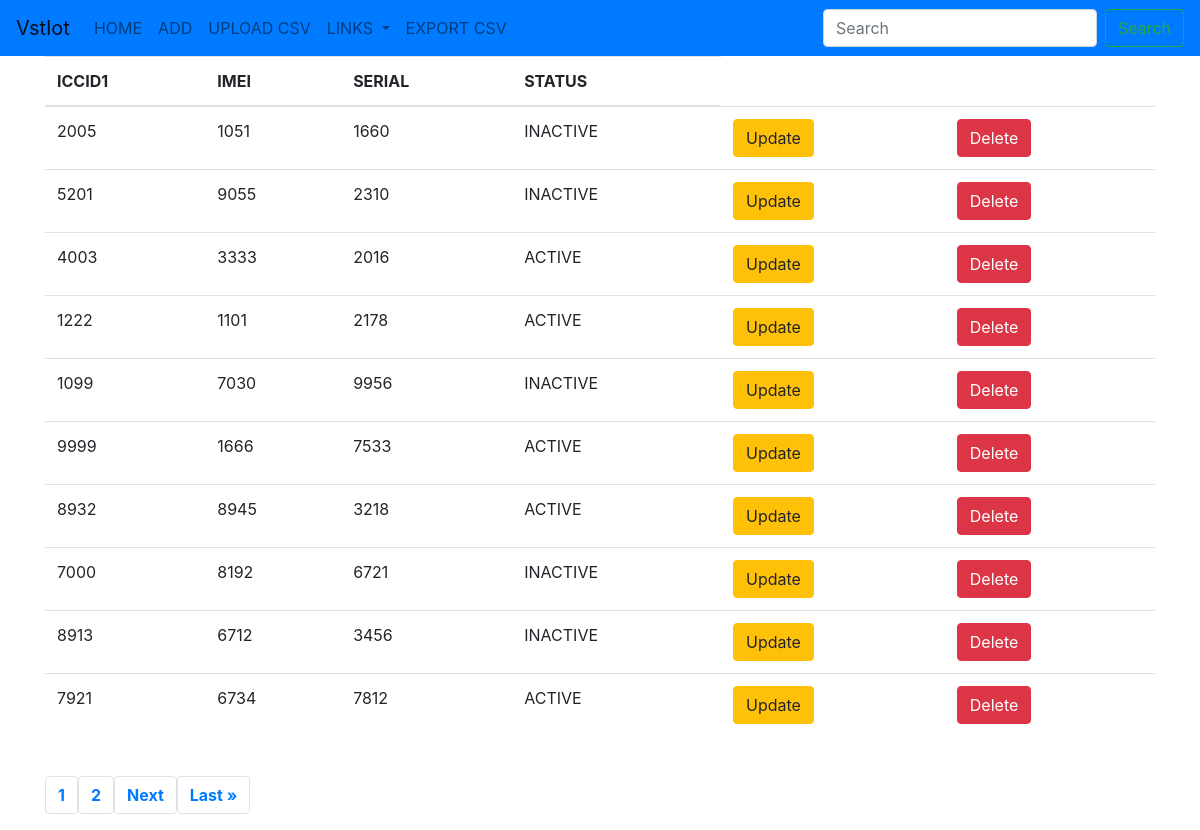
Screenshot of /branch4 with the database file from the repository.
### vstiot/models.py (models this page shows)
class Branch3(models.Model):
    iccid1 = models.CharField(max_length=50,blank=False)
    imei = models.CharField(max_length=50,blank=False)
    serial = models.CharField(max_length=50,blank=False)
    choices = (
        ('ACTIVE','active'),
        ('INACTIVE','not active'),
    )
    status = models.CharField(max_length=50,blank=False,choices=choices,default='INACTIVE')

### vstiot/views.py (the view)
# urls.py: path('branch4',branch4,name='branch4'),
def branch4(request):
    branch4 = Branch3.objects.all()
    pgs = Paginator(Branch3.objects.all(), 10)
    pags = request.GET.get('page')
    br4 = pgs.get_page(pags)
    number = "n" * br4.paginator.num_pages
    context = {
        'branch4':branch4,
        'br4':br4,
        'number':number,
    }
    return render(request,'branch4.html',context)

### templates/branch4.html (shortened to what this page needs)
{% extends 'base4.html' %}
{% block body %}
<div class="container">
    <table class="table table-hover">
        <thead>
            <tr>
                <th>ICCID1</th>
                <th>IMEI</th>
                <th>SERIAL</th>
                <th>STATUS</th>
            </tr>
        </thead>
        <tbody>
            {% for item in br4 %}
            <tr>
                <td>{{item.iccid1}}</td>
                <td>{{item.imei}}</td>
                <td>{{item.serial}}</td>
                <td>{{item.status}}</td>
                <td><a href="{% url 'update2branch4' item.id %}" class="btn btn-warning btn-md">Update</a></td>
                <td><a href="{% url 'delete2branch4' item.id %}" class="btn btn-danger btn-md">Delete</a></td>
            </tr>
            {% endfor %}
        </tbody>
    </table>
    <br>
    <center>
        <nav aria-label="Page navigation example">
            <ul class="pagination">
                {% for i in number %}
                    <strong><li class="page-item"><a class="page-link" href="?page={{ forloop.counter }}">{{ forloop.counter }}</a></li></strong>
                {% endfor %}
                {% if br4.has_next %}
                    <strong><li class="page-item"><a class="page-link" href="?page={{ br4.next_page_number }}">Next</a></li></strong>
                    <strong><li class="page-item"><a class="page-link" href="?page={{ br4.paginator.num_pages }}">Last &raquo;</a></li></strong>
                {% endif %}
            </ul>
        </nav>
    </center>
</div>
{% endblock %}

### rows the page displays
Branch3: iccid1 "2005", imei "1051", serial "1660", status "INACTIVE"
Branch3: iccid1 "5201", imei "9055", serial "2310", status "INACTIVE"
Branch3: iccid1 "4003", imei "3333", serial "2016", status "ACTIVE"
Branch3: iccid1 "1222", imei "1101", serial "2178", status "ACTIVE"
Branch3: iccid1 "1099", imei "7030", serial "9956", status "INACTIVE"
Branch3: iccid1 "9999", imei "1666", serial "7533", status "ACTIVE"
Branch3: iccid1 "8932", imei "8945", serial "3218", status "ACTIVE"
Branch3: iccid1 "7000", imei "8192", serial "6721", status "INACTIVE"
Branch3: iccid1 "8913", imei "6712", serial "3456", status "INACTIVE"
Branch3: iccid1 "7921", imei "6734", serial "7812", status "ACTIVE"
